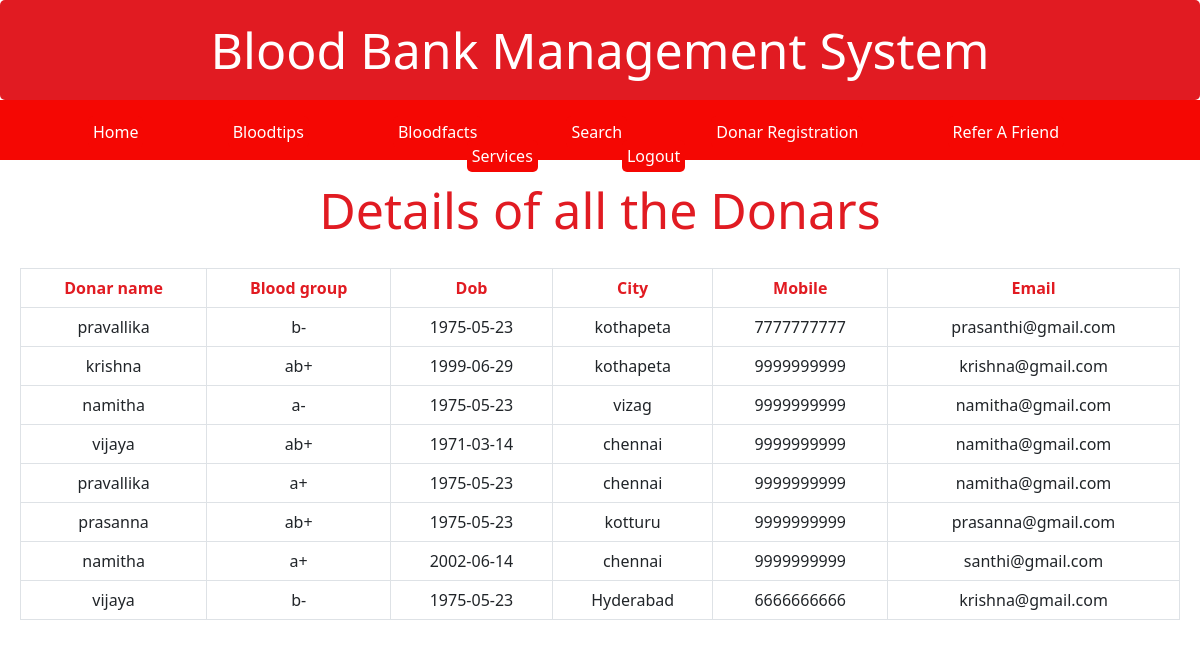
The app's page /contact with its own data.
### calc/models.py (models this page shows, shortened)
class Allgroups(models.Model):
    donarname=models.CharField(max_length=200)
    bloodgroup=models.CharField(max_length=100)
    dob=models.CharField(max_length=20)
    place=models.CharField(max_length=50)
    mobile=models.IntegerField()
    mail_id=models.EmailField(max_length=50)
    class Meta:
        db_table="calc_allgroups"

### calc/views.py (the view)
# urls.py: path('contact',views.contact,name='contact'),
def contact(request):
    ag=Allgroups.objects.all()
    template=loader.get_template('calc/contact.html')
    context={'ag':ag,}
    return HttpResponse(template.render(context))

### calc/templates/calc/contact.html (shortened to what this page needs)
<link href="https://cdn.jsdelivr.net/npm/bootstrap@5.0.1/dist/css/bootstrap.min.css" rel="stylesheet">
<!DOCTYPE html>
<html lang="en">
<head>
</head>
<body >
    <div id="header">
        <h2>Blood Bank Management System</h2>
        </div>
        <div id="navbar">
            <ul>
                <li><a href="{% url 'bloodgroups' %}">home</a></li>
                <li><a href="{% url 'bloodtips' %}">bloodtips</a></li>
                <li><a href="{% url 'bloodfacts' %}">bloodfacts</a></li>
                <li><a href="{% url 'search' %}">search</a></li>
                <li><a href="{% url 'donar' %}">donar registration</a></li>
                <li><a href="{% url 'contact' %}">Refer a friend</a></li>
                <li><a href="{% url 'services' %}">services</a></li>
                <li><a href="{% url 'logout' %}">logout</a></li>
                </ul>
        </div>
        <h2 style="text-align:center;color:#E11B22">
            Details of all the Donars
        </h2>
    <div class="table-responsive" style="text-align:center;color:#E11B22;padding:20px">
        <table class="table table-bordered">
            <thead>
            <tr>
              <th style="text-align:center;color:#E11B22"> Donar name</th>
              <th style="text-align:center;color:#E11B22"> Blood group</th>
              <th style="text-align:center;color:#E11B22"> Dob</th>
              <th style="text-align:center;color:#E11B22"> City</th>
              <th style="text-align:center;color:#E11B22"> Mobile</th>
              <th style="text-align:center;color:#E11B22"> Email</th>
            </tr>
        </thead>
        <tbody>
            {% for x in ag %}
            <tr style="text-align:center;">
              <td>{{x.donarname}} </td>
              <td> {{x.bloodgroup}}</td>
              <td> {{x.dob}}</td>
              <td> {{x.place}}</td>
              <td> {{x.mobile}}</td>
              <td> {{x.mail_id}}</td>
        </tr>
        {% endfor %}
        </tbody>
            </table>
        </div>
</body>
</html>

### calc/templates/calc/contact.html (style rules this page uses)
body { margin:0px; }
#header { background-color: #E11B22; color:white; text-align:center; margin:0px; padding:0px; height:100px; border-radius:5px; }
h2 { padding-top:20px; font-size:50px }
#navbar { background-color: #f50703; height:60px; padding-top:20px; }
#navbar ul { list-style-type:none; text-align: center; }
#navbar ul li { display:inline; }
#navbar ul li a { text-decoration:none; background-color:#f50703; color:white; margin-right:80px; text-transform:capitalize; padding:5px; border-radius: 5px; }

### records on screen
Allgroups: donarname "pravallika", bloodgroup "b-", dob "1975-05-23", place "kothapeta", mobile "7777777777", mail_id "prasanthi@gmail.com"
Allgroups: donarname "krishna", bloodgroup "ab+", dob "1999-06-29", place "kothapeta", mobile "9999999999", mail_id "krishna@gmail.com"
Allgroups: donarname "namitha", bloodgroup "a-", dob "1975-05-23", place "vizag", mobile "9999999999", mail_id "namitha@gmail.com"
Allgroups: donarname "vijaya", bloodgroup "ab+", dob "1971-03-14", place "chennai", mobile "9999999999", mail_id "namitha@gmail.com"
Allgroups: donarname "pravallika", bloodgroup "a+", dob "1975-05-23", place "chennai", mobile "9999999999", mail_id "namitha@gmail.com"
Allgroups: donarname "prasanna", bloodgroup "ab+", dob "1975-05-23", place "kotturu", mobile "9999999999", mail_id "prasanna@gmail.com"
Allgroups: donarname "namitha", bloodgroup "a+", dob "2002-06-14", place "chennai", mobile "9999999999", mail_id "santhi@gmail.com"
Allgroups: donarname "vijaya", bloodgroup "b-", dob "1975-05-23", place "Hyderabad", mobile "6666666666", mail_id "krishna@gmail.com"
